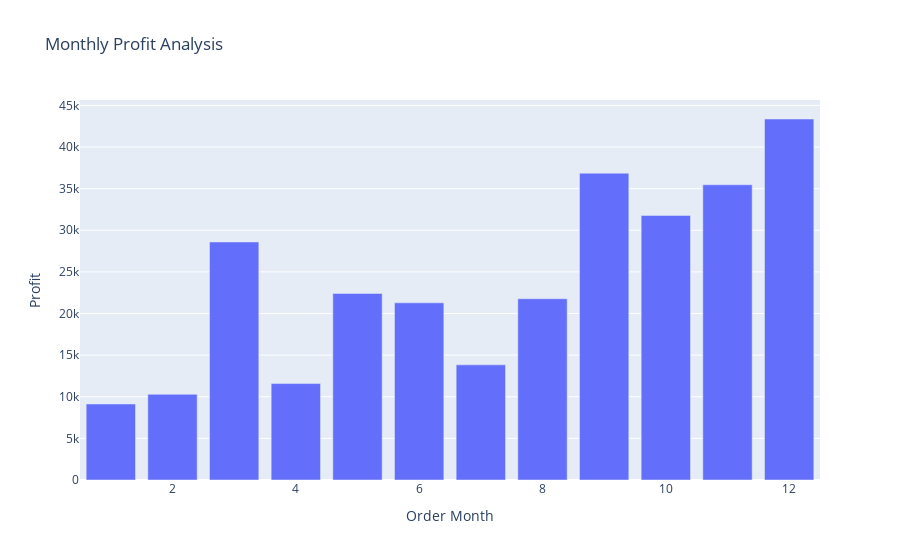

The cell this chart's notebook holds for it:
### Code cell
fig = px.bar(profit_by_month, x='Order Month', y='Profit', title='Monthly Profit Analysis')
fig.show()

### Figure 1 — Plotly figure (JSON) as saved in the notebook; plotly's stock layout.template omitted (floating-point values rounded to 4 significant figures)
{"data": [{"alignmentgroup": "True", "hovertemplate": "Order Month=%{x}<br>Profit=%{y}<extra></extra>", "legendgroup": "", "marker": {"color": "#636efa", "pattern": {"shape": ""}}, "name": "", "offsetgroup": "", "orientation": "v", "showlegend": false, "textposition": "auto", "type": "bar", "x": [1, 2, 3, 4, 5, 6, 7, 8, 9, 10, 11, 12], "xaxis": "x", "y": [9134.0, 10290.0, 28590.0, 11590.0, 22410.0, 21290.0, 13830.0, 21780.0, 36860.0, 31780.0, 35470.0, 43370.0], "yaxis": "y"}], "layout": {"autosize": true, "barmode": "relative", "legend": {"tracegroupgap": 0}, "title": {"text": "Monthly Profit Analysis"}, "xaxis": {"anchor": "y", "autorange": true, "domain": [0, 1], "range": [0.5, 12.5], "title": {"text": "Order Month"}, "type": "linear"}, "yaxis": {"anchor": "x", "autorange": true, "domain": [0, 1], "range": [0, 45650.0], "title": {"text": "Profit"}, "type": "linear"}}}
